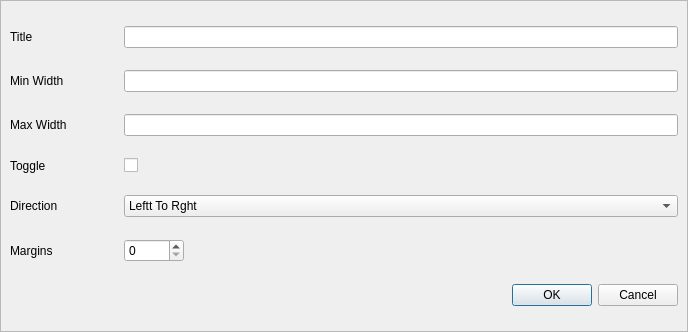
<?xml version="1.0" encoding="UTF-8"?>
<ui version="4.0">
 <class>Form</class>
 <widget class="QWidget" name="Form">
  <property name="geometry">
   <rect>
    <x>0</x>
    <y>0</y>
    <width>688</width>
    <height>332</height>
   </rect>
  </property>
  <property name="windowTitle">
   <string>Form</string>
  </property>
  <layout class="QVBoxLayout" name="verticalLayout">
   <property name="spacing">
    <number>0</number>
   </property>
   <property name="leftMargin">
    <number>0</number>
   </property>
   <property name="topMargin">
    <number>0</number>
   </property>
   <property name="rightMargin">
    <number>0</number>
   </property>
   <property name="bottomMargin">
    <number>0</number>
   </property>
   <item>
    <widget class="QFrame" name="frame">
     <property name="frameShape">
      <enum>QFrame::StyledPanel</enum>
     </property>
     <property name="frameShadow">
      <enum>QFrame::Raised</enum>
     </property>
     <layout class="QGridLayout" name="gridLayout">
      <item row="3" column="0">
       <widget class="QLabel" name="label_3">
        <property name="text">
         <string>Toggle</string>
        </property>
       </widget>
      </item>
      <item row="2" column="0">
       <widget class="QLabel" name="label_2">
        <property name="text">
         <string>Max Width</string>
        </property>
       </widget>
      </item>
      <item row="2" column="1">
       <widget class="QLineEdit" name="lineEdit_2"/>
      </item>
      <item row="5" column="0">
       <widget class="QLabel" name="label_4">
        <property name="text">
         <string>Margins</string>
        </property>
       </widget>
      </item>
      <item row="6" column="1">
       <widget class="QDialogButtonBox" name="buttonBox">
        <property name="standardButtons">
         <set>QDialogButtonBox::Cancel|QDialogButtonBox::Ok</set>
        </property>
       </widget>
      </item>
      <item row="1" column="0">
       <widget class="QLabel" name="label">
        <property name="minimumSize">
         <size>
          <width>108</width>
          <height>0</height>
         </size>
        </property>
        <property name="text">
         <string>Min Width</string>
        </property>
       </widget>
      </item>
      <item row="4" column="0">
       <widget class="QLabel" name="label_5">
        <property name="text">
         <string>Direction</string>
        </property>
       </widget>
      </item>
      <item row="3" column="1">
       <widget class="AnimatedCheck" name="checkBox">
        <property name="text">
         <string/>
        </property>
       </widget>
      </item>
      <item row="5" column="1">
       <widget class="QSpinBox" name="spinBox">
        <property name="minimumSize">
         <size>
          <width>0</width>
          <height>0</height>
         </size>
        </property>
        <property name="maximumSize">
         <size>
          <width>60</width>
          <height>16777215</height>
         </size>
        </property>
       </widget>
      </item>
      <item row="0" column="0">
       <widget class="QLabel" name="label_6">
        <property name="text">
         <string>Title</string>
        </property>
       </widget>
      </item>
      <item row="4" column="1">
       <widget class="QComboBox" name="comboBox">
        <item>
         <property name="text">
          <string>Leftt To Rght</string>
         </property>
        </item>
        <item>
         <property name="text">
          <string>Right To Left</string>
         </property>
        </item>
        <item>
         <property name="text">
          <string>Up To Down</string>
         </property>
        </item>
        <item>
         <property name="text">
          <string>Down to Up</string>
         </property>
        </item>
       </widget>
      </item>
      <item row="1" column="1">
       <widget class="QLineEdit" name="lineEdit"/>
      </item>
      <item row="0" column="1">
       <widget class="PyLineEdit" name="lineEdit_3"/>
      </item>
     </layout>
    </widget>
   </item>
  </layout>
 </widget>
 <customwidgets>
  <customwidget>
   <class>AnimatedCheck</class>
   <extends>QCheckBox</extends>
   <header>gui/widgets/animated_check/animated_check</header>
  </customwidget>
  <customwidget>
   <class>PyLineEdit</class>
   <extends>QLineEdit</extends>
   <header>gui/widgets/py_line_edit/py_line_edit</header>
  </customwidget>
 </customwidgets>
 <resources/>
 <connections/>
</ui>
